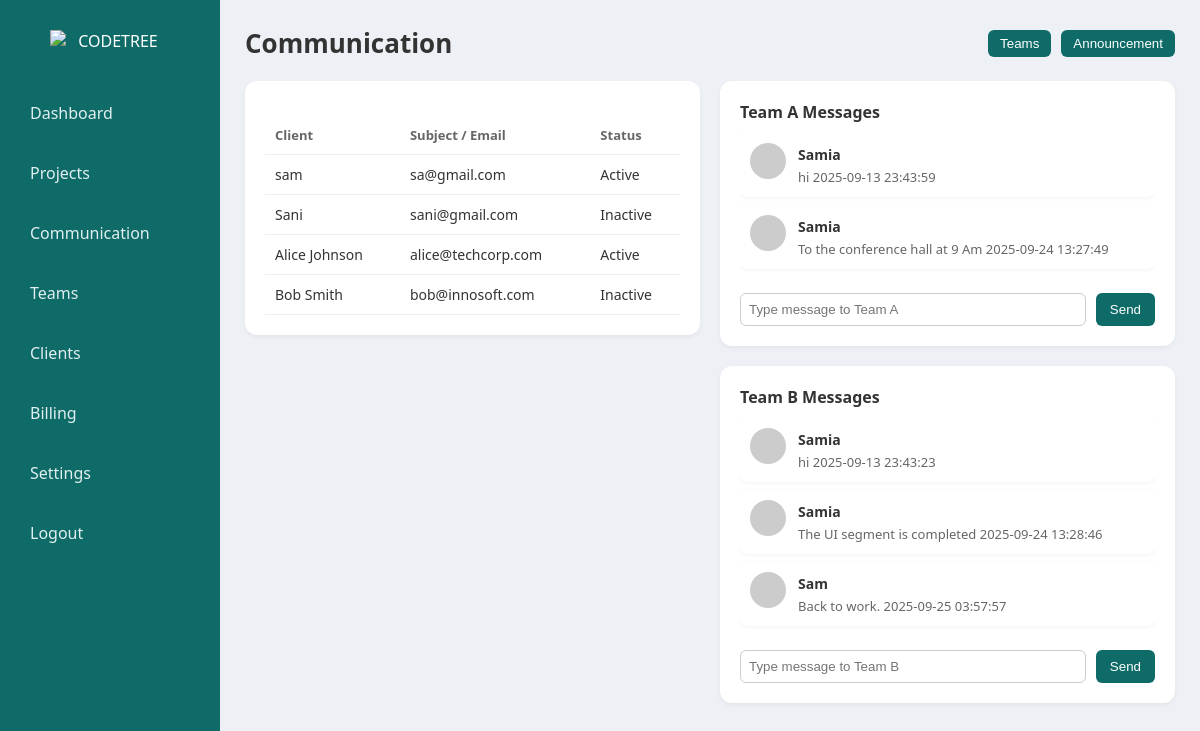
The page /codetree-ipcms/comunication.php (signed in) on the database its author committed.
### tables this page shows
CREATE TABLE `clients` (
  `id` int(11) NOT NULL,
  `name` varchar(100) NOT NULL,
  `company` varchar(100) DEFAULT NULL,
  `email` varchar(100) DEFAULT NULL,
  `phone` varchar(20) DEFAULT NULL,
  `address` text DEFAULT NULL,
  `website` varchar(255) DEFAULT NULL,
  `status` enum('Active','Inactive') DEFAULT 'Active',
  `created_at` timestamp NOT NULL DEFAULT current_timestamp()
);

CREATE TABLE `messages` (
  `id` int(11) NOT NULL,
  `sender_id` int(11) DEFAULT NULL,
  `receiver_type` enum('Team','Employee','Client') DEFAULT NULL,
  `receiver_id` int(11) DEFAULT NULL,
  `message` text DEFAULT NULL,
  `sent_at` timestamp NOT NULL DEFAULT current_timestamp()
);

CREATE TABLE `users` (
  `id` int(11) NOT NULL,
  `username` varchar(50) NOT NULL,
  `email` varchar(100) NOT NULL,
  `phone` varchar(20) DEFAULT NULL,
  `password` varchar(255) NOT NULL,
  `role` enum('Admin','User') DEFAULT 'User',
  `created_at` timestamp NOT NULL DEFAULT current_timestamp()
);

### codetree-ipcms/comunication.php (the view, shortened to what this page needs)
<?php
$clients = $conn->query("SELECT * FROM clients ORDER BY created_at DESC");
$team_messages = [];
$res = $conn->query("SELECT m.*, u.username FROM messages m LEFT JOIN users u ON m.sender_id=u.id WHERE m.receiver_type='Team' ORDER BY m.sent_at ASC");
if ($res) {
    while ($row = $res->fetch_assoc()) {
        $team_messages[$row['receiver_id']][] = $row;
    }
}
?>
<!DOCTYPE html>
<html lang="en">
<head>
</head>
<body>
  <nav class="sidebar">
    <div class="logo">
      <img src="logo.png" alt="CODETREE">
    </div>
    <ul class="navlist">
      <li><a href="adashboard.php">Dashboard</a></li>
      <li><a href="projects.php">Projects</a></li>
      <li><a href="comunication.php">Communication</a></li>
      <li><a href="teams.php">Teams</a></li>
      <li><a href="clients.php">Clients</a></li>
      <li><a href="billing.php">Billing</a></li>
      <li><a href="settins.php">Settings</a></li>
      <li><a href="logout.php">Logout</a></li>
    </ul>
  </nav>
  <div class="content">
    <div class="header">
      <h1>Communication</h1>
      <div class="header-buttons">
        <button id="showTeamsBtn">Teams</button>
        <button id="showAnnouncementBtn">Announcement</button>
      </div>
    </div>
    <div class="columns">
      <div class="column">
        <div class="card">
          <div id="clientsTableWrapper">
            <table id="clientsTable">
              <tr><th>Client</th><th>Subject / Email</th><th>Status</th></tr>
              <?php
                if ($clients && $clients->num_rows>0) {
                    while ($c = $clients->fetch_assoc()) {
                        $name = htmlspecialchars($c['name']);
                        $email = htmlspecialchars($c['email']);
                        $status = htmlspecialchars($c['status']);
                        $id = intval($c['id']);
                        echo "<tr data-clientid=\"{$id}\" data-clientname=\"{$name}\"><td>{$name}</td><td>{$email}</td><td>{$status}</td></tr>";
                    }
                } else {
                    echo '<tr><td colspan="3">No clients found.</td></tr>';
                }
              ?>
            </table>
          </div>
        </div>
      </div>
      <div class="column">
        <div class="teams-grid" id="teamsGrid">
          <div class="team-box">
            <h4>Team A Messages</h4>
            <div class="messages-box" id="team1">
              <?php
                if (!empty($team_messages[1])) {
                    foreach ($team_messages[1] as $m) {
                        $u = htmlspecialchars($m['username'] ?? 'Unknown');
                        $txt = htmlspecialchars($m['message']);
                        $t = htmlspecialchars($m['sent_at']);
                        echo "<div class=\"msg\"><img src=\"https://i.pravatar.cc/40?u={$u}\"><div><b>{$u}</b><br><span>{$txt} {$t}</span></div></div>";
                    }
                } else {
                    echo '<p style="padding:8px;color:#666">No messages yet.</p>';
                }
              ?>
            </div>
            <div class="chat-input">
              <input type="text" id="teamInput1" placeholder="Type message to Team A">
              <button data-team="1" class="teamSendBtn">Send</button>
            </div>
          </div>
          <div class="team-box">
            <h4>Team B Messages</h4>
            <div class="messages-box" id="team2">
              <?php
                if (!empty($team_messages[2])) {
                    foreach ($team_messages[2] as $m) {
                        $u = htmlspecialchars($m['username'] ?? 'Unknown');
                        $txt = htmlspecialchars($m['message']);
                        $t = htmlspecialchars($m['sent_at']);
                        echo "<div class=\"msg\"><img src=\"https://i.pravatar.cc/40?u={$u}\"><div><b>{$u}</b><br><span>{$txt} {$t}</span></div></div>";
                    }
                } else {
                    echo '<p style="padding:8px;color:#666">No messages yet.</p>';
                }
              ?>
            </div>
            <div class="chat-input">
              <input type="text" id="teamInput2" placeholder="Type message to Team B">
              <button data-team="2" class="teamSendBtn">Send</button>
            </div>
          </div>
        </div>
      </div>
    </div>
  </div>
</body>
</html>

### codetree-ipcms/comunication.php (style rules this page uses)
* { margin:0;padding:0;box-sizing:border-box; }
body { font-family:'Segoe UI',Arial,sans-serif;display:flex;background:#edf0f5;color:#333;min-height:100vh; }
.sidebar { width:220px; background:#0f6b67; color:#fff; padding:30px 16px; position:fixed; top:0; left:0; min-height:100vh; display:flex; flex-direction:column; }
.logo { text-align:center;margin-bottom:40px; }
.logo img { width:120px;display:block;margin:0 auto; }
.navlist { list-style:none;padding:0;flex-grow:1; }
.navlist li { margin-bottom:18px; }
.navlist a { color:#dfeff0;text-decoration:none; display:block;padding:10px 14px; border-radius:6px;transition:0.3s; font-size:16px; }
.content { margin-left:220px;padding:25px;width:calc(100% - 220px); }
.header { display:flex;justify-content:space-between;align-items:center;margin-bottom:20px; }
.header h1 { font-size:26px;font-weight:bold; }
.header-buttons { display:flex;gap:10px; }
.header-buttons button { padding:6px 12px; background:#0f6b67; color:#fff; border:none; border-radius:6px; cursor:pointer; }
.columns { display:flex;gap:20px;flex-wrap:wrap; }
.column { flex:1;min-width:300px;max-width:500px;display:flex;flex-direction:column;gap:20px; }
.card { background:#fff;padding:20px;border-radius:12px;box-shadow:0 2px 5px rgba(0,0,0,0.05);display:flex;flex-direction:column; }
table { width:100%;border-collapse:collapse;margin-top:15px; }
th,td { text-align:left;padding:10px;border-bottom:1px solid #eee;font-size:14px;cursor:pointer; }
th { color:#666;font-size:13px; }
#clientsTableWrapper { flex:1;overflow-y:auto;max-height:300px; }
.msg { display:flex;align-items:flex-start;gap:12px;padding:10px;border-radius:8px;margin-bottom:8px;background:#fff;box-shadow:0 1px 4px rgba(0,0,0,0.05); }
.msg img { width:36px;height:36px;border-radius:50%; }
.msg b { font-size:14px; }
.msg span { font-size:13px;color:#666; }
.chat-input { display:flex;gap:10px;margin-top:8px; }
.chat-input input { flex:1;padding:8px;border-radius:6px;border:1px solid #ccc;outline:none; }
.chat-input button { padding:8px 14px;background:#0f6b67;border:none;color:#fff;border-radius:6px;cursor:pointer; }
.messages-box { flex:1;overflow-y:auto;margin-bottom:8px;max-height:250px; }
.teams-grid { display:flex;flex-direction:column;gap:20px; }
.team-box { background:#fff;border-radius:12px;padding:20px;box-shadow:0 2px 5px rgba(0,0,0,0.05);flex-direction:column;display:flex; }
.team-box h4 { margin-bottom:10px;font-size:16px; }

### rows shown on the page
clients: name "sam", email "sa@gmail.com", status "Active"
clients: name "Sani", email "sani@gmail.com", status "Inactive"
clients: name "Alice Johnson", email "alice@techcorp.com", status "Active"
clients: name "Bob Smith", email "bob@innosoft.com", status "Inactive"
messages: sender.username "Samia", message "hi", sent_at "2025-09-13 23:43:59"
messages: sender.username "Samia", message "To the conference hall at 9 Am", sent_at "2025-09-24 13:27:49"
messages: sender.username "Samia", message "hi", sent_at "2025-09-13 23:43:23"
messages: sender.username "Samia", message "The UI segment is completed", sent_at "2025-09-24 13:28:46"
messages: sender.username "Sam", message "Back to work.", sent_at "2025-09-25 03:57:57"
